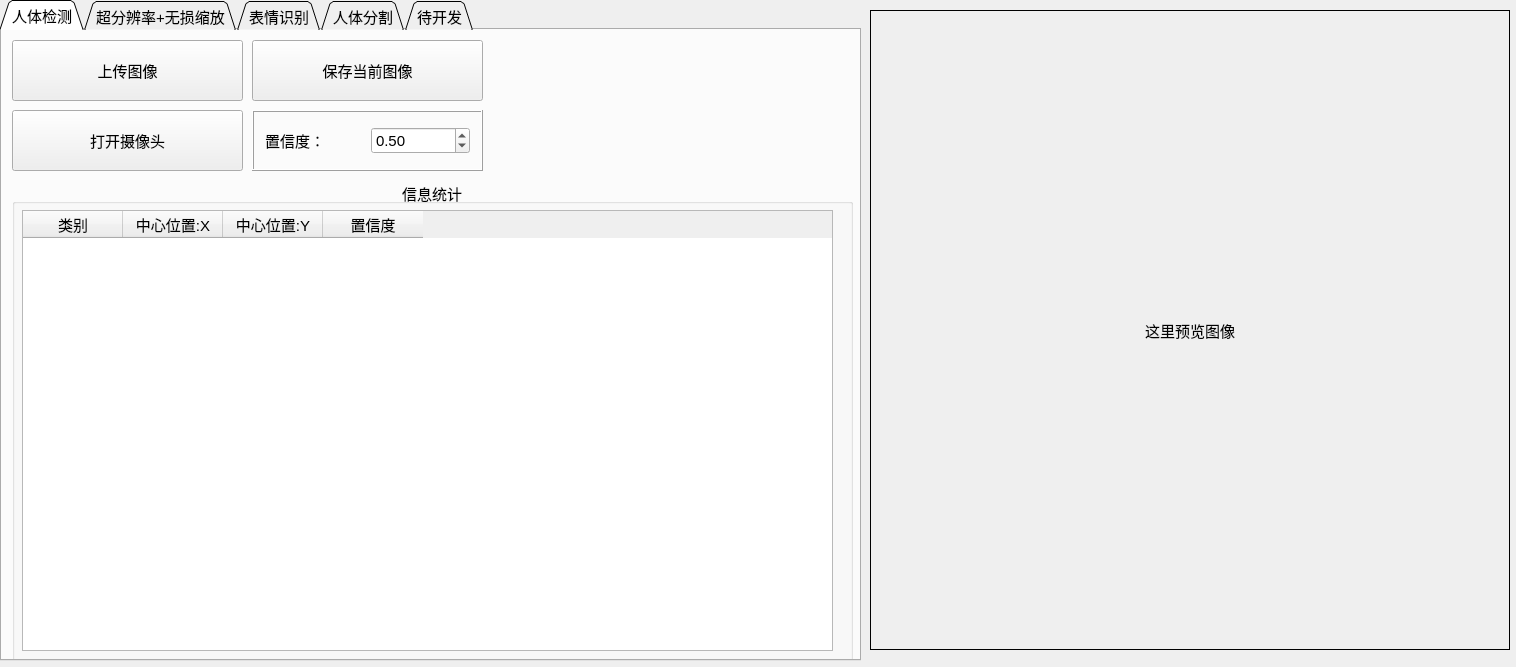
<?xml version="1.0" encoding="UTF-8"?>
<ui version="4.0">
 <class>DLConcludeClass</class>
 <widget class="QWidget" name="DLConcludeClass">
  <property name="geometry">
   <rect>
    <x>0</x>
    <y>0</y>
    <width>1516</width>
    <height>667</height>
   </rect>
  </property>
  <property name="font">
   <font>
    <pointsize>11</pointsize>
   </font>
  </property>
  <property name="windowTitle">
   <string>深度学习应用</string>
  </property>
  <widget class="QLabel" name="show_img">
   <property name="geometry">
    <rect>
     <x>870</x>
     <y>10</y>
     <width>640</width>
     <height>640</height>
    </rect>
   </property>
   <property name="minimumSize">
    <size>
     <width>640</width>
     <height>640</height>
    </size>
   </property>
   <property name="maximumSize">
    <size>
     <width>640</width>
     <height>640</height>
    </size>
   </property>
   <property name="frameShape">
    <enum>QFrame::Box</enum>
   </property>
   <property name="text">
    <string>这里预览图像</string>
   </property>
   <property name="alignment">
    <set>Qt::AlignCenter</set>
   </property>
  </widget>
  <widget class="QTabWidget" name="tabWidget">
   <property name="geometry">
    <rect>
     <x>0</x>
     <y>0</y>
     <width>861</width>
     <height>661</height>
    </rect>
   </property>
   <property name="minimumSize">
    <size>
     <width>861</width>
     <height>641</height>
    </size>
   </property>
   <property name="maximumSize">
    <size>
     <width>861</width>
     <height>999</height>
    </size>
   </property>
   <property name="tabPosition">
    <enum>QTabWidget::North</enum>
   </property>
   <property name="tabShape">
    <enum>QTabWidget::Triangular</enum>
   </property>
   <property name="currentIndex">
    <number>0</number>
   </property>
   <widget class="QWidget" name="tab">
    <attribute name="title">
     <string>人体检测</string>
    </attribute>
    <widget class="QPushButton" name="upload_img">
     <property name="geometry">
      <rect>
       <x>10</x>
       <y>10</y>
       <width>231</width>
       <height>61</height>
      </rect>
     </property>
     <property name="text">
      <string>上传图像</string>
     </property>
    </widget>
    <widget class="QPushButton" name="open_camera">
     <property name="geometry">
      <rect>
       <x>10</x>
       <y>80</y>
       <width>231</width>
       <height>61</height>
      </rect>
     </property>
     <property name="text">
      <string>打开摄像头</string>
     </property>
    </widget>
    <widget class="QGroupBox" name="groupBox">
     <property name="geometry">
      <rect>
       <x>10</x>
       <y>150</y>
       <width>841</width>
       <height>501</height>
      </rect>
     </property>
     <property name="title">
      <string>信息统计</string>
     </property>
     <property name="alignment">
      <set>Qt::AlignCenter</set>
     </property>
     <property name="flat">
      <bool>false</bool>
     </property>
     <widget class="QTableWidget" name="info_table">
      <property name="geometry">
       <rect>
        <x>10</x>
        <y>30</y>
        <width>811</width>
        <height>441</height>
       </rect>
      </property>
      <column>
       <property name="text">
        <string>类别</string>
       </property>
      </column>
      <column>
       <property name="text">
        <string>中心位置:X</string>
       </property>
      </column>
      <column>
       <property name="text">
        <string>中心位置:Y</string>
       </property>
      </column>
      <column>
       <property name="text">
        <string>置信度</string>
       </property>
      </column>
     </widget>
    </widget>
    <widget class="QPushButton" name="save_img">
     <property name="geometry">
      <rect>
       <x>250</x>
       <y>10</y>
       <width>231</width>
       <height>61</height>
      </rect>
     </property>
     <property name="text">
      <string>保存当前图像</string>
     </property>
    </widget>
    <widget class="QFrame" name="frame">
     <property name="geometry">
      <rect>
       <x>250</x>
       <y>80</y>
       <width>231</width>
       <height>61</height>
      </rect>
     </property>
     <property name="minimumSize">
      <size>
       <width>231</width>
       <height>61</height>
      </size>
     </property>
     <property name="maximumSize">
      <size>
       <width>231</width>
       <height>61</height>
      </size>
     </property>
     <property name="frameShape">
      <enum>QFrame::Box</enum>
     </property>
     <property name="frameShadow">
      <enum>QFrame::Raised</enum>
     </property>
     <layout class="QHBoxLayout" name="horizontalLayout">
      <item>
       <widget class="QLabel" name="label">
        <property name="text">
         <string>置信度：</string>
        </property>
       </widget>
      </item>
      <item>
       <widget class="QDoubleSpinBox" name="confidence">
        <property name="minimum">
         <double>0.300000000000000</double>
        </property>
        <property name="maximum">
         <double>0.950000000000000</double>
        </property>
        <property name="singleStep">
         <double>0.050000000000000</double>
        </property>
        <property name="value">
         <double>0.500000000000000</double>
        </property>
       </widget>
      </item>
     </layout>
    </widget>
   </widget>
   <widget class="QWidget" name="tab_2">
    <attribute name="title">
     <string>超分辨率+无损缩放</string>
    </attribute>
    <widget class="QPushButton" name="upload_img_2">
     <property name="geometry">
      <rect>
       <x>10</x>
       <y>10</y>
       <width>351</width>
       <height>61</height>
      </rect>
     </property>
     <property name="text">
      <string>上传图像</string>
     </property>
    </widget>
    <widget class="QPushButton" name="save_img_2">
     <property name="geometry">
      <rect>
       <x>390</x>
       <y>10</y>
       <width>281</width>
       <height>61</height>
      </rect>
     </property>
     <property name="text">
      <string>保存当前图像</string>
     </property>
    </widget>
    <widget class="QFrame" name="frame_2">
     <property name="geometry">
      <rect>
       <x>10</x>
       <y>80</y>
       <width>351</width>
       <height>181</height>
      </rect>
     </property>
     <property name="frameShape">
      <enum>QFrame::Box</enum>
     </property>
     <property name="frameShadow">
      <enum>QFrame::Plain</enum>
     </property>
     <widget class="QPushButton" name="resize_op">
      <property name="geometry">
       <rect>
        <x>10</x>
        <y>10</y>
        <width>331</width>
        <height>61</height>
       </rect>
      </property>
      <property name="text">
       <string>缩放操作</string>
      </property>
     </widget>
     <widget class="QSpinBox" name="width">
      <property name="geometry">
       <rect>
        <x>100</x>
        <y>90</y>
        <width>71</width>
        <height>31</height>
       </rect>
      </property>
      <property name="minimum">
       <number>1</number>
      </property>
      <property name="maximum">
       <number>1920</number>
      </property>
      <property name="singleStep">
       <number>1</number>
      </property>
      <property name="value">
       <number>1920</number>
      </property>
     </widget>
     <widget class="QSpinBox" name="height">
      <property name="geometry">
       <rect>
        <x>270</x>
        <y>90</y>
        <width>71</width>
        <height>31</height>
       </rect>
      </property>
      <property name="minimum">
       <number>1</number>
      </property>
      <property name="maximum">
       <number>1080</number>
      </property>
      <property name="singleStep">
       <number>1</number>
      </property>
      <property name="value">
       <number>1080</number>
      </property>
     </widget>
     <widget class="QLabel" name="label_2">
      <property name="geometry">
       <rect>
        <x>10</x>
        <y>90</y>
        <width>81</width>
        <height>31</height>
       </rect>
      </property>
      <property name="text">
       <string>Width:</string>
      </property>
     </widget>
     <widget class="QLabel" name="label_3">
      <property name="geometry">
       <rect>
        <x>180</x>
        <y>90</y>
        <width>81</width>
        <height>31</height>
       </rect>
      </property>
      <property name="text">
       <string>Height:</string>
      </property>
     </widget>
     <widget class="QCheckBox" name="keep_radio">
      <property name="geometry">
       <rect>
        <x>100</x>
        <y>140</y>
        <width>151</width>
        <height>22</height>
       </rect>
      </property>
      <property name="text">
       <string>保持纵横比</string>
      </property>
      <property name="checked">
       <bool>true</bool>
      </property>
     </widget>
    </widget>
   </widget>
   <widget class="QWidget" name="tab_3">
    <attribute name="title">
     <string>表情识别</string>
    </attribute>
    <widget class="QPushButton" name="upload_img_3">
     <property name="geometry">
      <rect>
       <x>10</x>
       <y>10</y>
       <width>231</width>
       <height>61</height>
      </rect>
     </property>
     <property name="text">
      <string>上传图像</string>
     </property>
    </widget>
    <widget class="QPushButton" name="open_camera_2">
     <property name="geometry">
      <rect>
       <x>10</x>
       <y>80</y>
       <width>231</width>
       <height>61</height>
      </rect>
     </property>
     <property name="text">
      <string>打开摄像头</string>
     </property>
    </widget>
    <widget class="QFrame" name="frame_3">
     <property name="geometry">
      <rect>
       <x>250</x>
       <y>80</y>
       <width>231</width>
       <height>61</height>
      </rect>
     </property>
     <property name="minimumSize">
      <size>
       <width>231</width>
       <height>61</height>
      </size>
     </property>
     <property name="maximumSize">
      <size>
       <width>231</width>
       <height>61</height>
      </size>
     </property>
     <property name="frameShape">
      <enum>QFrame::Box</enum>
     </property>
     <property name="frameShadow">
      <enum>QFrame::Raised</enum>
     </property>
     <layout class="QHBoxLayout" name="horizontalLayout_4">
      <item>
       <widget class="QLabel" name="label_6">
        <property name="text">
         <string>置信度：</string>
        </property>
       </widget>
      </item>
      <item>
       <widget class="QDoubleSpinBox" name="confidence_4">
        <property name="minimum">
         <double>0.300000000000000</double>
        </property>
        <property name="maximum">
         <double>0.950000000000000</double>
        </property>
        <property name="singleStep">
         <double>0.050000000000000</double>
        </property>
        <property name="value">
         <double>0.500000000000000</double>
        </property>
       </widget>
      </item>
     </layout>
    </widget>
    <widget class="QPushButton" name="save_img_3">
     <property name="geometry">
      <rect>
       <x>250</x>
       <y>10</y>
       <width>231</width>
       <height>61</height>
      </rect>
     </property>
     <property name="text">
      <string>保存当前图像</string>
     </property>
    </widget>
    <widget class="QGroupBox" name="groupBox_2">
     <property name="geometry">
      <rect>
       <x>10</x>
       <y>150</y>
       <width>841</width>
       <height>501</height>
      </rect>
     </property>
     <property name="title">
      <string>信息统计</string>
     </property>
     <property name="alignment">
      <set>Qt::AlignCenter</set>
     </property>
     <property name="flat">
      <bool>false</bool>
     </property>
     <widget class="QTableWidget" name="info_table_4">
      <property name="geometry">
       <rect>
        <x>10</x>
        <y>30</y>
        <width>811</width>
        <height>441</height>
       </rect>
      </property>
      <column>
       <property name="text">
        <string>类别</string>
       </property>
      </column>
      <column>
       <property name="text">
        <string>表情</string>
       </property>
      </column>
      <column>
       <property name="text">
        <string>置信度</string>
       </property>
      </column>
     </widget>
    </widget>
   </widget>
   <widget class="QWidget" name="tab_4">
    <attribute name="title">
     <string>人体分割</string>
    </attribute>
    <widget class="QPushButton" name="open_camera_3">
     <property name="geometry">
      <rect>
       <x>20</x>
       <y>10</y>
       <width>231</width>
       <height>61</height>
      </rect>
     </property>
     <property name="text">
      <string>打开摄像头</string>
     </property>
    </widget>
    <widget class="QPushButton" name="add_background">
     <property name="geometry">
      <rect>
       <x>20</x>
       <y>90</y>
       <width>231</width>
       <height>61</height>
      </rect>
     </property>
     <property name="text">
      <string>添加背景</string>
     </property>
    </widget>
    <widget class="QPushButton" name="clear_background">
     <property name="geometry">
      <rect>
       <x>20</x>
       <y>180</y>
       <width>231</width>
       <height>61</height>
      </rect>
     </property>
     <property name="text">
      <string>清空背景</string>
     </property>
    </widget>
   </widget>
   <widget class="QWidget" name="tab_5">
    <attribute name="title">
     <string>待开发</string>
    </attribute>
   </widget>
  </widget>
 </widget>
 <layoutdefault spacing="6" margin="11"/>
 <resources/>
 <connections/>
</ui>
